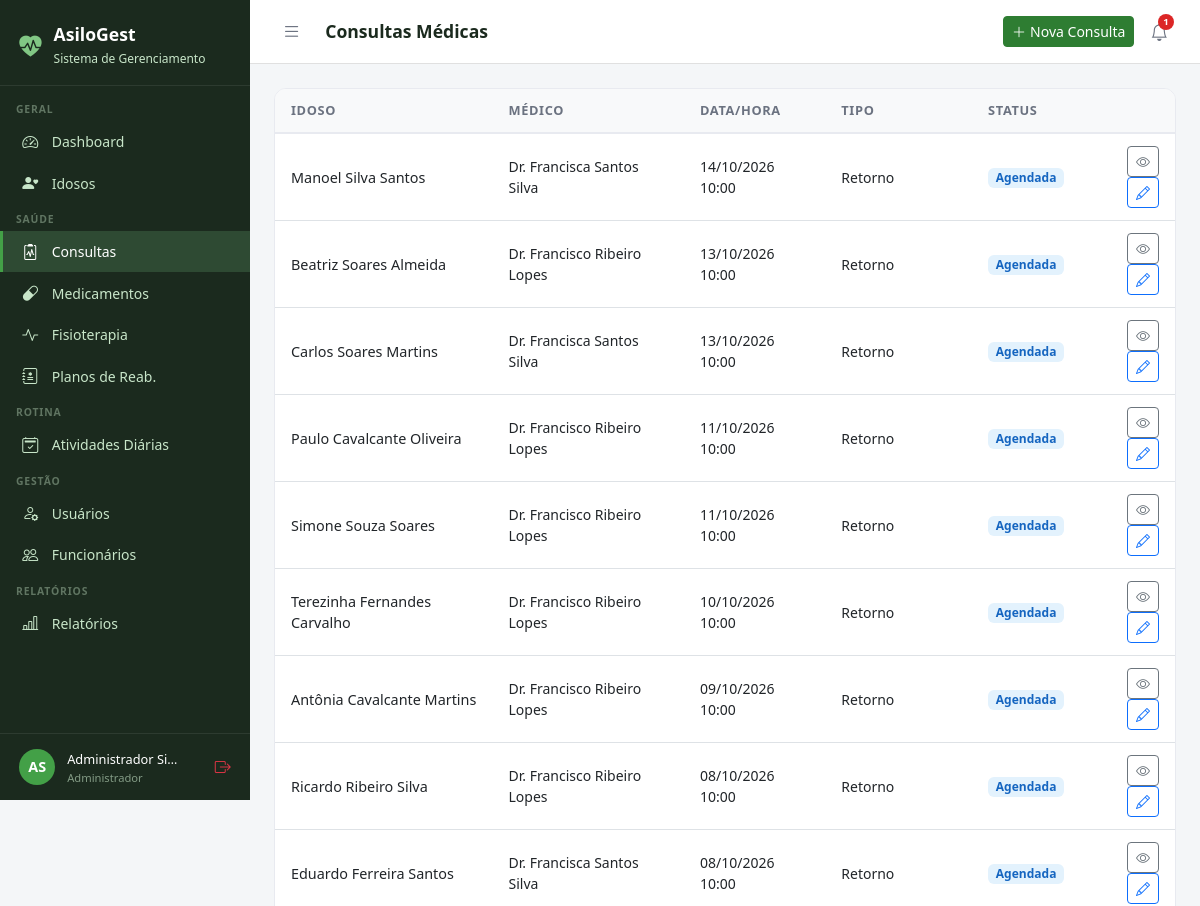
Page /consultas/ (signed in, upper part) on the earlier database version.
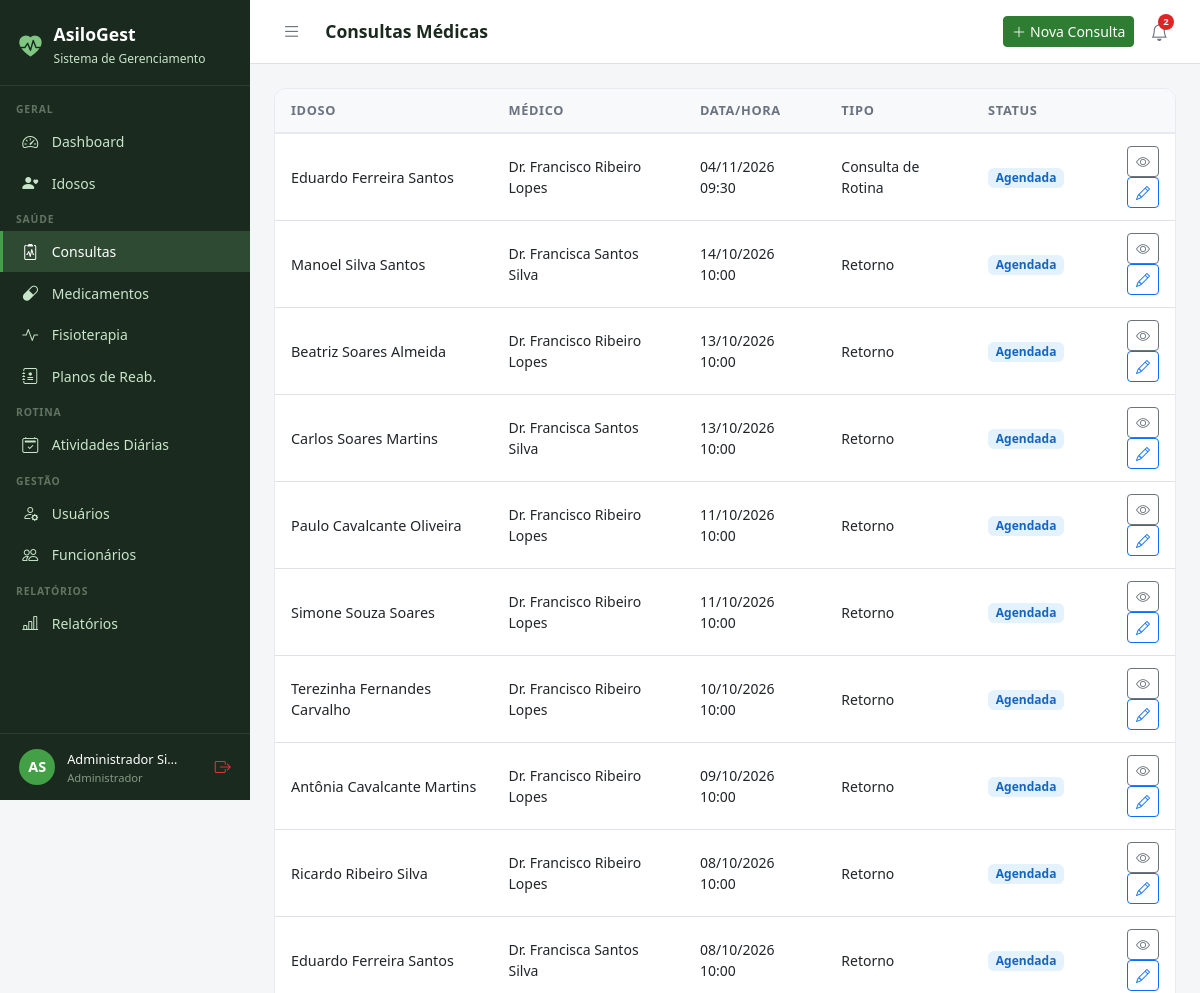
Same page on the later database version.
### consultas/models.py (models this page shows, shortened)
class Consulta(models.Model):
    TIPO_CHOICES = [
        ('rotina', 'Consulta de Rotina'),
        ('urgencia', 'Urgência'),
        ('retorno', 'Retorno'),
        ('especialidade', 'Especialidade'),
        ('preventiva', 'Preventiva'),
    ]
    STATUS_CHOICES = [
        ('agendada', 'Agendada'),
        ('realizada', 'Realizada'),
        ('cancelada', 'Cancelada'),
        ('falta', 'Falta'),
    ]
    idoso = models.ForeignKey(Idoso, on_delete=models.CASCADE, related_name='consultas')
    medico = models.ForeignKey(Usuario, on_delete=models.SET_NULL, null=True, related_name='consultas_medico', limit_choices_to={'perfil': 'medico'})
    data_hora = models.DateTimeField(verbose_name='Data e Hora')
    tipo = models.CharField(max_length=15, choices=TIPO_CHOICES, default='rotina')
    status = models.CharField(max_length=10, choices=STATUS_CHOICES, default='agendada')
    queixa_principal = models.TextField(blank=True, verbose_name='Queixa Principal')
    anamnese = models.TextField(blank=True, verbose_name='Anamnese')
    exame_fisico = models.TextField(blank=True, verbose_name='Exame Físico')
    diagnostico = models.TextField(blank=True, verbose_name='Diagnóstico')
    prescricao = models.TextField(blank=True, verbose_name='Prescrição / Conduta')
    retorno_em = models.DateField(null=True, blank=True, verbose_name='Retorno Previsto')
    observacoes = models.TextField(blank=True)
    criado_em = models.DateTimeField(auto_now_add=True)
    atualizado_em = models.DateTimeField(auto_now=True)
    class Meta:
        verbose_name = 'Consulta'
        verbose_name_plural = 'Consultas'
        ordering = ['-data_hora']

### idosos/models.py (models this page shows, shortened)
class Idoso(models.Model):
    SEXO_CHOICES = [('M', 'Masculino'), ('F', 'Feminino')]
    TIPO_SANGUINEO = [('A+','A+'),('A-','A-'),('B+','B+'),('B-','B-'),('AB+','AB+'),('AB-','AB-'),('O+','O+'),('O-','O-')]
    STATUS_CHOICES = [('ativo','Ativo'),('inativo','Inativo'),('internado','Internado'),('falecido','Falecido')]
    nome = models.CharField(max_length=150, verbose_name='Nome Completo')
    data_nascimento = models.DateField(verbose_name='Data de Nascimento')
    sexo = models.CharField(max_length=1, choices=SEXO_CHOICES)
    cpf = models.CharField(max_length=14, unique=True, null=True, blank=True)
    rg = models.CharField(max_length=20, blank=True)
    tipo_sanguineo = models.CharField(max_length=3, choices=TIPO_SANGUINEO, blank=True)
    foto = models.ImageField(upload_to='idosos/', blank=True, null=True)
    status = models.CharField(max_length=10, choices=STATUS_CHOICES, default='ativo')
    endereco = models.CharField(max_length=200, blank=True)
    cidade = models.CharField(max_length=100, blank=True)
    estado = models.CharField(max_length=2, blank=True)
    cep = models.CharField(max_length=9, blank=True)
    alergias = models.TextField(blank=True, verbose_name='Alergias')
    condicoes_medicas = models.TextField(blank=True, verbose_name='Condições Médicas')
    observacoes = models.TextField(blank=True, verbose_name='Observações Gerais')
    data_entrada = models.DateField(verbose_name='Data de Entrada')
    numero_quarto = models.CharField(max_length=10, blank=True, verbose_name='Quarto')
    criado_em = models.DateTimeField(auto_now_add=True)
    atualizado_em = models.DateTimeField(auto_now=True)
    class Meta:
        verbose_name = 'Idoso'
        verbose_name_plural = 'Idosos'
        ordering = ['nome']

### core/models.py (models this page shows, shortened)
class Usuario(AbstractUser):
    PERFIL_CHOICES = [
        ('administrador', 'Administrador'),
        ('medico', 'Médico'),
        ('fisioterapeuta', 'Fisioterapeuta'),
        ('enfermeiro', 'Enfermeiro(a)'),
        ('recepcionista', 'Recepcionista'),
        ('familiar', 'Familiar do Idoso'),
    ]
    perfil = models.CharField(
        max_length=20, choices=PERFIL_CHOICES,
        default='recepcionista', verbose_name='Perfil de Acesso'
    )
    telefone = models.CharField(max_length=15, blank=True, verbose_name='Telefone')
    cpf = models.CharField(max_length=14, unique=True, null=True, blank=True, verbose_name='CPF')
    foto = models.ImageField(upload_to='usuarios/', blank=True, null=True, verbose_name='Foto')
    data_nascimento = models.DateField(null=True, blank=True, verbose_name='Data de Nascimento')
    especialidade = models.CharField(
        max_length=100, blank=True, verbose_name='Especialidade',
        help_text='Preencha para Médico ou Fisioterapeuta'
    )
    data_admissao = models.DateField(null=True, blank=True, verbose_name='Data de Admissão')
    primeiro_acesso = models.BooleanField(
        default=True, verbose_name='Primeiro Acesso',
        help_text='Usuário deve definir senha no primeiro login'
    )
    ativo = models.BooleanField(default=True, verbose_name='Ativo')
    criado_em = models.DateTimeField(auto_now_add=True)
    class Meta:
        verbose_name = 'Usuário'
        verbose_name_plural = 'Usuários'
        ordering = ['first_name', 'last_name']
    @property
    def is_administrador(self):
        return self.perfil == 'administrador' or self.is_superuser
    @property
    def is_fisioterapeuta(self):
        return self.perfil == 'fisioterapeuta'
    @property
    def is_familiar(self):
        return self.perfil == 'familiar'
    @property
    def pode_editar_saude(self):
        return self.is_administrador or self.is_medico
    @property
    def pode_ver_saude(self):
        return (self.is_administrador or self.is_medico
                or self.is_fisioterapeuta or self.is_enfermeiro)
    @property
    def pode_cadastrar_usuarios(self):
        return self.is_administrador or self.is_recepcionista
    @property
    def pode_administrar(self):
        return self.is_administrador

### consultas/views.py (the view, shortened to what this page needs)
# urls.py: path('', views.lista, name='lista'),
@login_required
def lista(request):
    user = request.user
    if not user.pode_ver_saude:
        messages.error(request, 'Acesso negado.')
        return redirect('dashboard')
    consultas = Consulta.objects.select_related('idoso', 'medico').order_by('-data_hora')[:50]
    return render(request, 'consultas/lista.html', {'consultas': consultas})

### templates/consultas/lista.html
{% extends 'base.html' %}
{% block title %}Consultas{% endblock %}{% block page_title %}Consultas Médicas{% endblock %}
{% block topbar_actions %}<a href="{% url 'consultas:novo' %}" class="btn btn-primary btn-sm"><i class="bi bi-plus-lg me-1"></i>Nova Consulta</a>{% endblock %}
{% block content %}
<div class="table-card"><table class="table table-hover">
<thead><tr><th>Idoso</th><th>Médico</th><th>Data/Hora</th><th>Tipo</th><th>Status</th><th></th></tr></thead>
<tbody>{% for c in consultas %}<tr>
  <td><div style="font-weight:500;">{{ c.idoso.nome }}</div></td>
  <td style="font-size:.875rem;">Dr. {{ c.medico.get_full_name|default:"–" }}</td>
  <td style="font-size:.875rem;">{{ c.data_hora|date:"d/m/Y H:i" }}</td>
  <td style="font-size:.875rem;">{{ c.get_tipo_display }}</td>
  <td>
    {% if c.status == 'realizada' %}<span class="badge" style="background:#E8F5E9;color:#2E7D32;font-size:.75rem;">Realizada</span>
    {% elif c.status == 'agendada' %}<span class="badge" style="background:#E3F2FD;color:#1565C0;font-size:.75rem;">Agendada</span>
    {% elif c.status == 'cancelada' %}<span class="badge" style="background:#FFEBEE;color:#C62828;font-size:.75rem;">Cancelada</span>
    {% else %}<span class="badge bg-secondary" style="font-size:.75rem;">{{ c.get_status_display }}</span>{% endif %}
  </td>
  <td class="text-end">
    <a href="{% url 'consultas:detalhe' c.pk %}" class="btn btn-sm btn-outline-secondary"><i class="bi bi-eye"></i></a>
    {% if user.pode_editar_saude %}<a href="{% url 'consultas:editar' c.pk %}" class="btn btn-sm btn-outline-primary"><i class="bi bi-pencil"></i></a>{% endif %}
  </td>
</tr>{% empty %}<tr><td colspan="6" class="text-center py-4 text-muted">Nenhuma consulta encontrada.</td></tr>{% endfor %}</tbody>
</table></div>{% endblock %}

### templates/base.html (shortened to what this page needs)
<!DOCTYPE html>
<html lang="pt-br">
<head>
  <link href="https://cdn.jsdelivr.net/npm/bootstrap@5.3.0/dist/css/bootstrap.min.css" rel="stylesheet">
  <link href="https://cdn.jsdelivr.net/npm/bootstrap-icons@1.11.0/font/bootstrap-icons.css" rel="stylesheet">
</head>
<body>
{% if user.is_authenticated %}
<div id="sidebar">
  <div class="sidebar-brand">
    <i class="bi bi-heart-pulse-fill" style="color:#81C784;font-size:1.4rem;"></i>
    <div>
      <h5 style="margin:0;">AsiloGest</h5>
      <small>Sistema de Gerenciamento</small>
    </div>
  </div>
  <nav class="sidebar-nav">
    <div class="nav-section">Geral</div>
    <a href="{% url 'dashboard' %}" class="sidebar-link {% if request.resolver_match.url_name == 'dashboard' %}active{% endif %}">
      <i class="bi bi-speedometer2"></i> Dashboard
    </a>
    <a href="{% url 'idosos:lista' %}" class="sidebar-link">
      <i class="bi bi-person-heart"></i>
      {% if user.is_familiar %}Meus Familiares{% else %}Idosos{% endif %}
    </a>
    {% if user.pode_ver_saude or user.is_familiar %}
    <div class="nav-section">Saúde</div>
    <a href="{% url 'consultas:lista' %}" class="sidebar-link">
      <i class="bi bi-clipboard2-pulse"></i> Consultas
    </a>
    <a href="{% url 'medicamentos:lista' %}" class="sidebar-link">
      <i class="bi bi-capsule"></i> Medicamentos
    </a>
    <a href="{% url 'fisioterapia:lista' %}" class="sidebar-link">
      <i class="bi bi-activity"></i> Fisioterapia
    </a>
    {% if user.pode_ver_saude and not user.is_familiar %}
    <a href="{% url 'fisioterapia:planos_lista' %}" class="sidebar-link">
      <i class="bi bi-journal-medical"></i> Planos de Reab.
    </a>
    {% endif %}
    {% endif %}
    <div class="nav-section">Rotina</div>
    <a href="{% url 'atividades:lista' %}" class="sidebar-link">
      <i class="bi bi-calendar2-check"></i> Atividades Diárias
    </a>
    {% if user.pode_cadastrar_usuarios %}
    <div class="nav-section">Gestão</div>
    <a href="{% url 'usuarios_lista' %}" class="sidebar-link">
      <i class="bi bi-person-gear"></i> Usuários
    </a>
    {% endif %}
    {% if user.pode_administrar %}
    <a href="{% url 'funcionarios:lista' %}" class="sidebar-link">
      <i class="bi bi-people"></i> Funcionários
    </a>
    {% endif %}
    {% if user.pode_ver_saude or user.pode_administrar %}
    <div class="nav-section">Relatórios</div>
    <a href="{% url 'relatorios:lista' %}" class="sidebar-link">
      <i class="bi bi-bar-chart-line"></i> Relatórios
    </a>
    {% endif %}
  </nav>
  <div class="sidebar-user">
    <div class="avatar">{{ user.first_name|first|upper }}{{ user.last_name|first|upper }}</div>
    <div class="info" style="min-width:0;flex:1;">
      <span>{{ user.get_full_name|truncatechars:18 }}</span>
      <small>{{ user.get_perfil_display }}</small>
    </div>
    <a href="{% url 'logout' %}" class="text-danger" title="Sair" style="flex-shrink:0;">
      <i class="bi bi-box-arrow-right"></i>
    </a>
  </div>
</div>
<div id="main">
  <div class="topbar">
    <div class="topbar-left">
      <button class="btn-toggle-sidebar" onclick="toggleSidebar()" title="Menu">
        <i class="bi bi-list"></i>
      </button>
      <h4>{% block page_title %}{% endblock %}</h4>
    </div>
    <div class="d-flex align-items-center gap-2">
      {% block topbar_actions %}{% endblock %}
      <div style="position:relative;">
        <button class="notif-btn" id="notifBtn" onclick="toggleNotif()" title="Notificações">
          <i class="bi bi-bell"></i>
          {% if notif_count %}
          <span class="notif-badge">{{ notif_count }}</span>
          {% endif %}
        </button>
      </div>
    </div>
  </div>
  <div class="content">
    {% block content %}{% endblock %}
  </div>
</div>
{% else %}
{% block full_content %}{% endblock %}
{% endif %}
</body>
</html>

Differences in the rows shown:
added Consulta: idoso.nome "Eduardo Ferreira Santos", medico.get_full_name "Francisco Ribeiro Lopes", data_hora "04/11/2026 09:30", tipo "Consulta de Rotina", status "Agendada"
Other differences:
{{ notif_count }}: "1" → "2"
